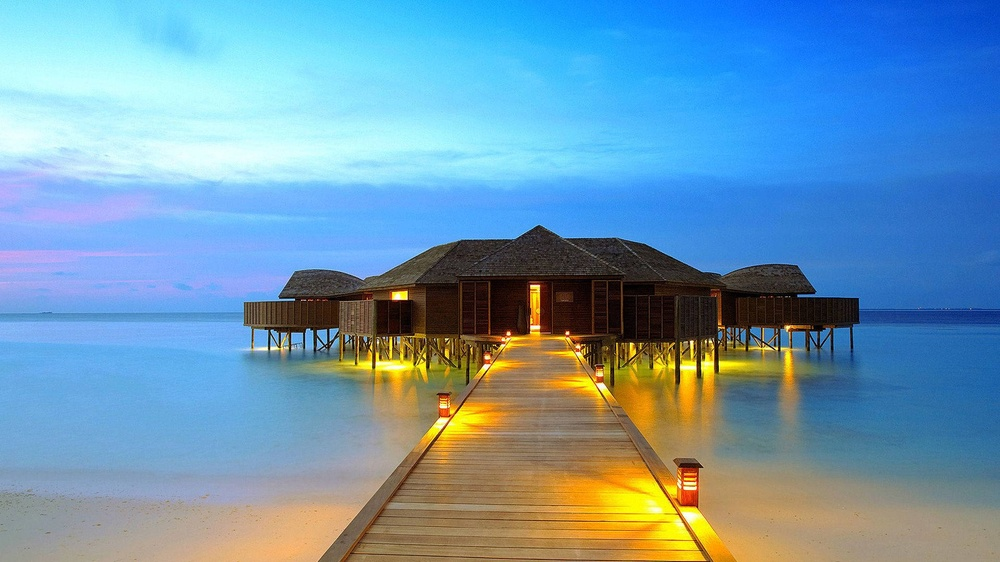
#> input picture interview/hdimage.jpg, 1000 x 562 px, shrunk from 1920 x 1080 before the run
$ python imagepro4.py
#> lines starting #> are read from the running program, lines starting #| are printed output that depends on the picture
import cv2
import numpy as np

img=cv2.imread('hdimage.jpg')
#> img is the input picture: shape (562, 1000, 3); mean B, G, R 177.7, 151.6, 109.9

r,g,b=cv2.split(img);
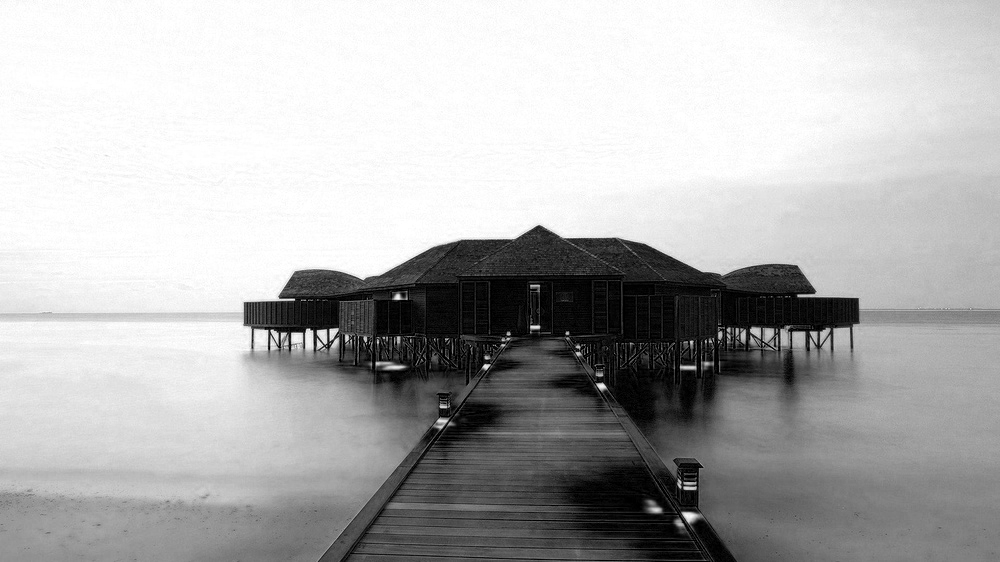
#> r: shape (562, 1000); min 0, max 255, mean 177.7
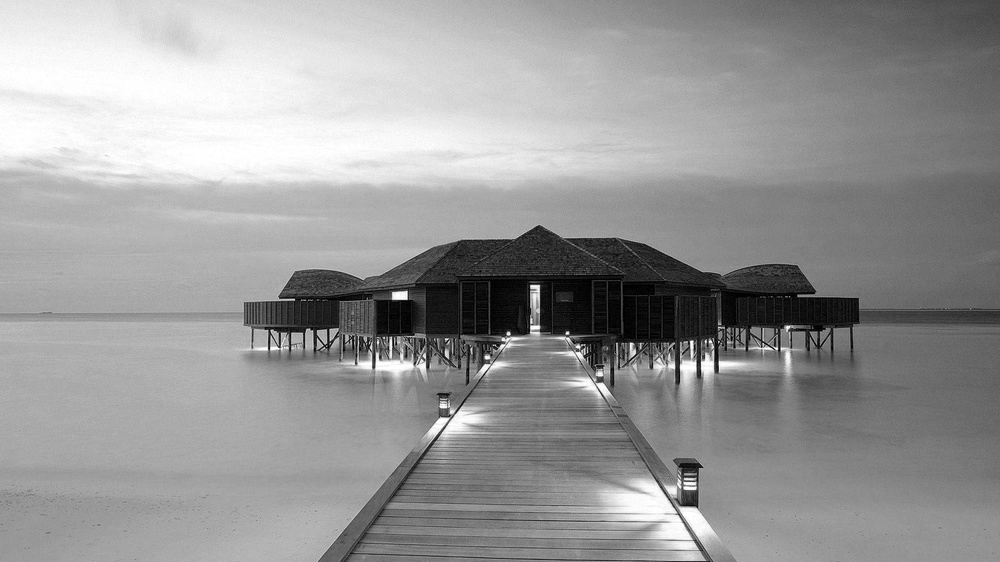
#> g: shape (562, 1000); min 0, max 255, mean 151.6
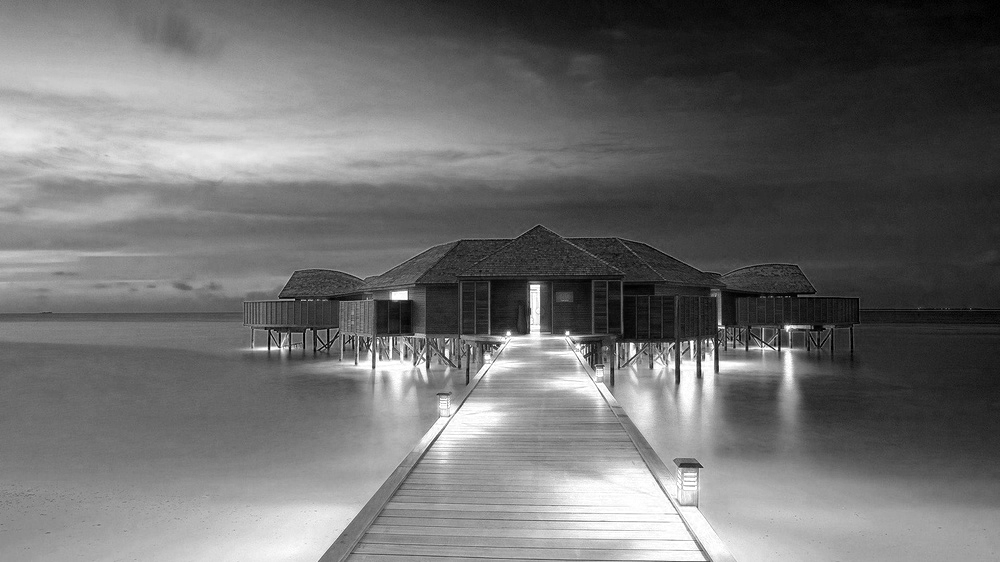
#> b: shape (562, 1000); min 0, max 255, mean 109.9
# print('<<<<<>>>>>>',z)
print('<<<<<>>>>>>',r)
#> (printed output is left out)
print('<<<<<>>>>>>',b)
#> (printed output is left out)


cv2.imshow('r',r)
cv2.imshow('g',g)
cv2.imshow('b',b)

im=cv2.merge((r,g,b))
cv2.imshow('im',im)

cv2.waitKey(0)
cv2.destroyAllWindows()
